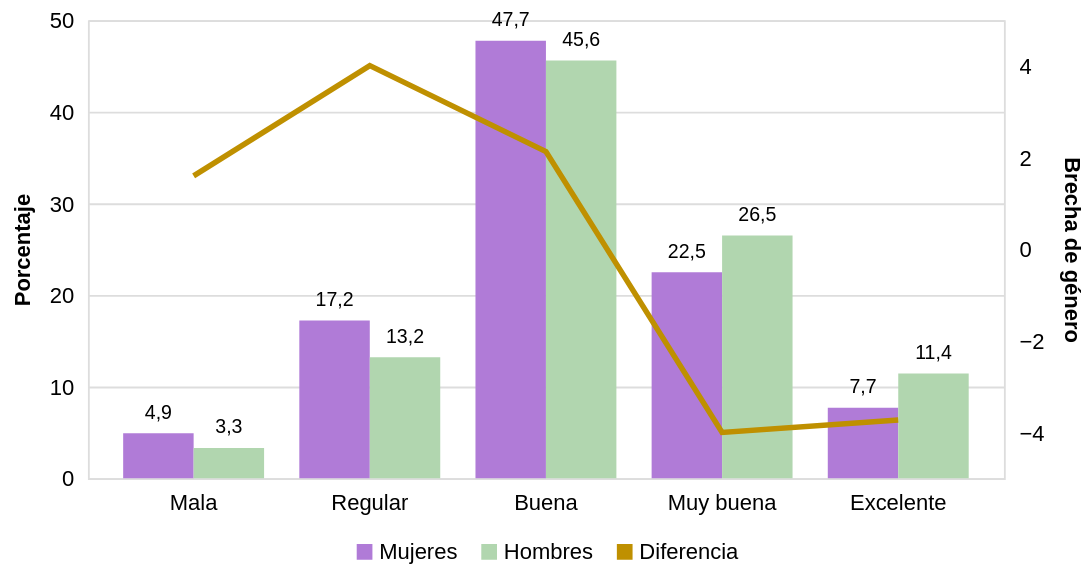

Vega-Lite specification for this chart:
### Vega-Lite specification from a JSON file in a GitHub repository (floating-point values rounded to 4 significant figures)
{"config": {"view": {"continuousWidth": 300, "continuousHeight": 300}, "legend": {"layout": {"expr": "{\"bottom\": {\"anchor\": \"middle\"}}"}}, "locale": {"number": {"decimal": ",", "thousands": ".", "grouping": [3], "currency": ["", " €"]}}}, "layer": [{"mark": {"type": "bar"}, "encoding": {"color": {"field": "Sexo", "legend": {"labelFontSize": 12, "labelLimit": 0, "labelOffset": 2, "offset": 15, "orient": "bottom", "symbolSize": 50}, "scale": {"range": ["#B07BD7", "#B1D6AF", "#BF9000"]}, "sort": null, "title": null, "type": "nominal"}, "xOffset": {"field": "Sexo", "sort": null, "type": "nominal"}, "y": {"axis": {"domain": false, "labelAngle": 0, "labelExpr": "split(datum.label, '\\n')", "labelFontSize": 12, "labelLimit": 0, "labelPadding": 8, "ticks": false, "titleFontSize": 12, "titlePadding": 8}, "field": "value", "title": "Porcentaje", "type": "quantitative"}}, "transform": [{"filter": "datum.Sexo != 'Diferencia'"}]}, {"mark": {"type": "line", "strokeWidth": 3}, "encoding": {"color": {"field": "Sexo", "legend": {"labelFontSize": 12, "labelLimit": 0, "labelOffset": 2, "offset": 15, "orient": "bottom", "symbolSize": 50}, "scale": {"range": ["#B07BD7", "#B1D6AF", "#BF9000"]}, "sort": null, "title": null, "type": "nominal"}, "y": {"axis": {"domain": false, "labelExpr": "split(datum.label, '\\n')", "labelFontSize": 12, "labelLimit": 0, "labelPadding": 8, "ticks": false, "titleFontSize": 12, "titlePadding": 8}, "field": "value", "title": "Brecha de género", "type": "quantitative"}}, "transform": [{"filter": "datum.Sexo == 'Diferencia'"}]}, {"mark": {"type": "text", "dy": -11, "fontSize": 10.67}, "encoding": {"text": {"field": "value", "format": ".1f", "type": "quantitative"}, "xOffset": {"field": "Sexo", "sort": null, "type": "nominal"}, "y": {"axis": null, "field": "value", "title": null, "type": "quantitative"}}, "transform": [{"filter": "datum.Sexo != 'Diferencia'"}]}], "data": {"name": "data-d9816b078d38723c826db8427f81174e"}, "encoding": {"x": {"axis": {"domain": false, "labelAngle": 0, "labelExpr": "split(datum.label, '\\n')", "labelFontSize": 12, "labelLimit": 0, "labelPadding": 8, "ticks": false, "titleFontSize": 12, "titlePadding": 8}, "field": "Categoría", "sort": null, "title": null, "type": "nominal"}}, "height": 250, "resolve": {"scale": {"y": "independent"}}, "width": 500, "$schema": "https://vega.github.io/schema/vega-lite/v5.17.0.json", "datasets": {"data-d9816b078d38723c826db8427f81174e": [{"Categoría": "Mala", "Sexo": "Mujeres", "value": 4.889}, {"Categoría": "Regular", "Sexo": "Mujeres", "value": 17.2}, {"Categoría": "Buena", "Sexo": "Mujeres", "value": 47.74}, {"Categoría": "Muy buena", "Sexo": "Mujeres", "value": 22.48}, {"Categoría": "Excelente", "Sexo": "Mujeres", "value": 7.69}, {"Categoría": "Mala", "Sexo": "Hombres", "value": 3.291}, {"Categoría": "Regular", "Sexo": "Hombres", "value": 13.19}, {"Categoría": "Buena", "Sexo": "Hombres", "value": 45.61}, {"Categoría": "Muy buena", "Sexo": "Hombres", "value": 26.49}, {"Categoría": "Excelente", "Sexo": "Hombres", "value": 11.42}, {"Categoría": "Mala", "Sexo": "Diferencia", "value": 1.598}, {"Categoría": "Regular", "Sexo": "Diferencia", "value": 4.007}, {"Categoría": "Buena", "Sexo": "Diferencia", "value": 2.13}, {"Categoría": "Muy buena", "Sexo": "Diferencia", "value": -4.003}, {"Categoría": "Excelente", "Sexo": "Diferencia", "value": -3.732}]}}
